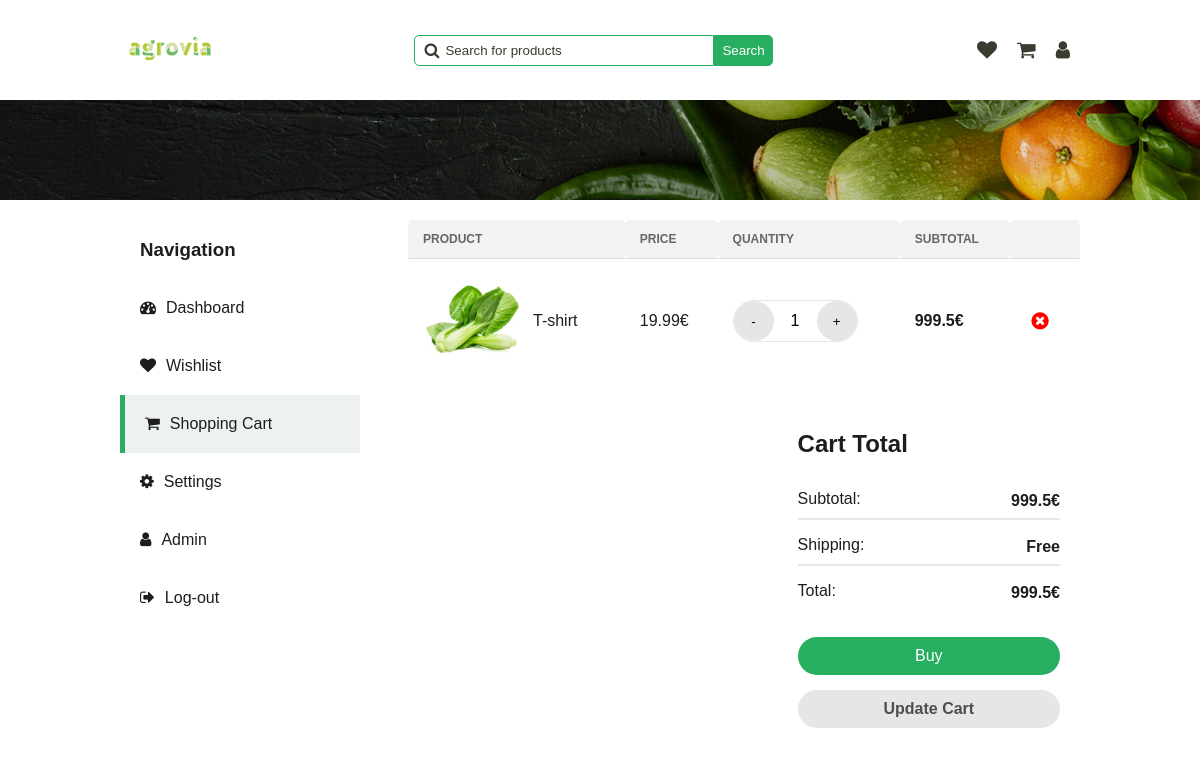
/pages/shopping-cart.php (signed in), run on an earlier commit of the app's database.
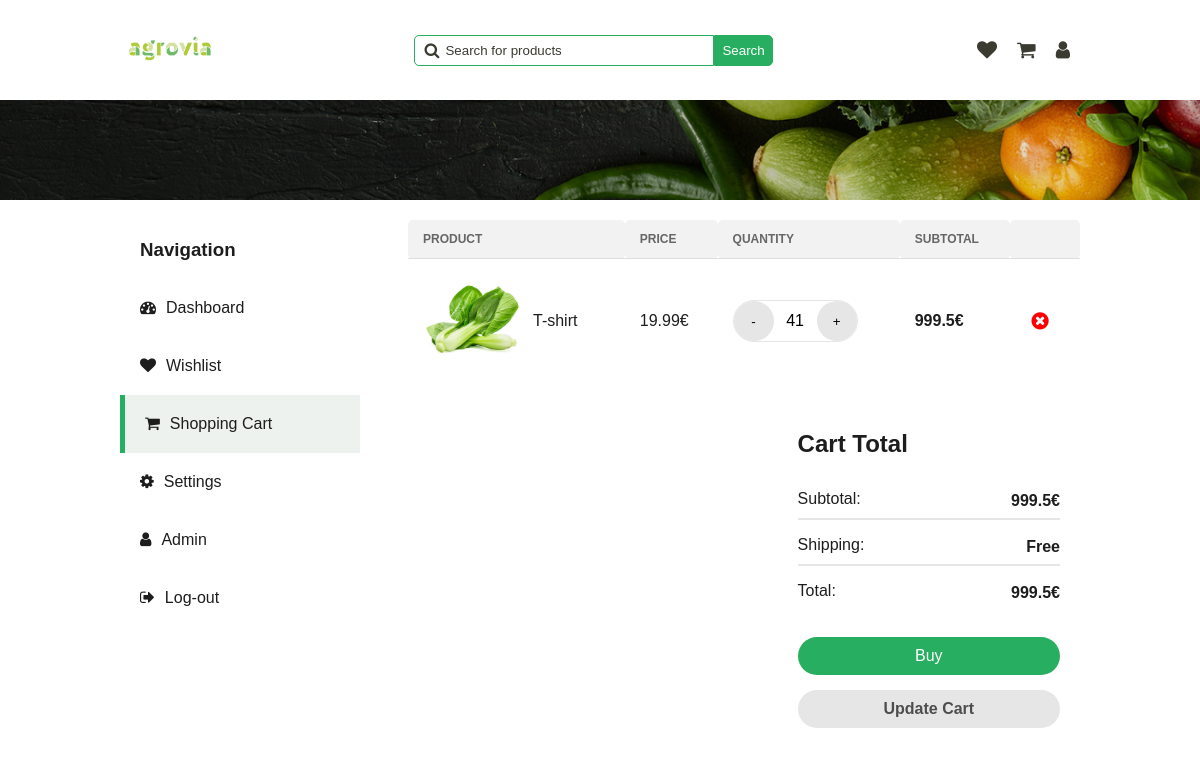
And on a later commit of the database.
### tables this page shows
CREATE TABLE UserSaved (
  id INTEGER PRIMARY KEY,
  user_id INTEGER,
  announce_id INTEGER,
  quantity_selected INTEGER,
  is_in_cart BOOLEAN,
  is_in_favourite BOOLEAN,
  FOREIGN KEY (user_id) REFERENCES User(id),
  FOREIGN KEY (announce_id) REFERENCES Announce(id)
);

CREATE TABLE Announce (
  id INTEGER PRIMARY KEY,
  id_category INTEGER,
  image TEXT,
  title TEXT,
  description TEXT,
  price FLOAT,
  quantity INTEGER,
  rating INTEGER,
  out_of_stock BOOLEAN,
  FOREIGN KEY (id_category) REFERENCES Category(id)
);

### php/user.php (called while the page is built)
<?php
require '../php/pdo.php';
function get_user_by_id($id_user)
{
    global $pdo;
    $query = "SELECT * FROM User WHERE id = :id_user";
    $stmt = $pdo->prepare($query);
    $stmt->bindParam(':id_user', $id_user);
    $stmt->execute();
    $user = $stmt->fetch(PDO::FETCH_ASSOC);
    return $user;
}

### php/announce.php (called while the page is built, shortened)
<?php
require '../php/pdo.php';
function get_shopping_cart_by_user_id($user_id)
{
    global $pdo;
    $query = "SELECT Announce.*, UserSaved.quantity_selected
              FROM Announce
              JOIN UserSaved ON Announce.id = UserSaved.announce_id
              WHERE UserSaved.user_id = :user_id AND UserSaved.is_in_cart = 1
             ";
    $stmt = $pdo->prepare($query);
    $stmt->bindParam(':user_id', $user_id);
    $stmt->execute();
    $shopping_cart = $stmt->fetchAll(PDO::FETCH_ASSOC);
    return $shopping_cart;
}
?>

### pages/shopping-cart.php (the view, shortened to what this page needs)
<!DOCTYPE html>
<html lang="en">
<head>
    <link rel="stylesheet" href="../styles/dashboard.css" onload="load_theme()">
    <link rel="stylesheet" href="../styles/main-header.css">
    <link rel="stylesheet" href="../styles/shopping-cart.css">
    <link rel="stylesheet" href="../styles/wishlist.css">
    <link rel="stylesheet" href="https://cdnjs.cloudflare.com/ajax/libs/font-awesome/4.7.0/css/font-awesome.min.css">
</head>
<body>
    <header>
        <a href="../pages/home.php"><img src="../assets/logo/agrovia-green.png" alt="logo"></a>
        <div class="search-bar">
            <span>
                <i class="fa fa-search"></i>
                <input type="text" name="search" id="search" placeholder="Search for products"
                    onkeydown="if(event.keyCode === 13) search()">
            </span>
            <button onclick="search()">Search</button>
        </div>
        <div class="user">
            <a href="../pages/user/wishlist.html">
                <i class="fa fa-heart"></i>
            </a>
            <a href="../pages/user/cart.html">
                <i class="fa fa-shopping-cart"></i>
            </a>
            <a href="../pages/dashboard.php">
                <i class="fa fa-user"></i>
            </a>
        </div>
    </header>
    <div class="separator-background"></div>
    <?php
    require "../php/user.php";
    require "../php/announce.php";
    $user = get_user_by_id($_SESSION['user_id']);
    $shopping_cart_announce = get_shopping_cart_by_user_id($_SESSION['user_id']);
    $total_price = 0;
    ?>
    <div class="main-container">
        <section class="navigation">
            <h3>Navigation</h3>
            <a href="../pages/dashboard.php">
                <i class="fa fa-tachometer" aria-hidden="true"></i>
                <span>Dashboard</span>
            </a>
            <a href="../pages/wishlist.php">
                <i class="fa fa-heart"></i>
                <span>Wishlist</span>
            </a>
            <a href="../pages/shopping-cart.php" class="active">
                <i class="fa fa-shopping-cart"></i>
                <span>Shopping Cart</span>
            </a>
            <a href="../pages/settings.php">
                <i class="fa fa-gear"></i>
                <span>Settings</span>
            </a>
            <?php
            if ($user['is_admin']) {
                echo '<a href="../pages/admin.php"><i class="fa fa-user"></i><span>Admin</span></a>';
            }
            ?>
            <a href="../php/log-out.php">
                <i class="fa fa-sign-out"></i>
                Log-out
            </a>
        </section>
        <section class="tab-content shopping-cart-section">
            <table>
                <tr>
                    <th>Product</th>
                    <th>Price</th>
                    <th>Quantity</th>
                    <th>Subtotal</th>
                    <th></th>
                </tr>
                <?php foreach ($shopping_cart_announce as $item): ?>
                    <tr id="wishlist-item-<?php echo $item['id']; ?>">
                        <td class="product">
                            <img src="<?php echo $item['image']; ?>" alt="product">
                            <span><?php echo $item['title']; ?></span>
                        </td>
                        <td id="price-<?php echo $item['id']; ?>">
                            <?php echo $item['price']; ?>€
                        </td>
                        <td class="stock-status">
                            <span>
                                <div class="manage-quantity">
                                    <button class="increment" onclick="decrement(<?php echo $item['id']; ?>)">-</button>
                                    <span
                                        id="count-<?php echo $item['id']; ?>"><?php echo $item['quantity_selected']; ?></span>
                                    <button class="decrement" onclick="increment(<?php echo $item['id']; ?>)">+</button>
                                </div>
                            </span>
                        </td>
                        <td>
                            <strong class="subtotal" id="subtotal-<?php echo $item['id']; ?>">
                                <?php echo $item['price'] * $item['quantity']; ?>€
                            </strong>
                        </td>
                        <td>
                            <button class="delete-btn" onclick="delete_wishlist_item(<?php echo $item['id']; ?>)">
                                <i class="fa fa-times-circle" aria-hidden="true"></i>
                            </button>
                        </td>
                    </tr>
                    <?php
                    $total_price += $item['price'] * $item['quantity'];
                endforeach;
                ?>
            </table>
            <section class="total">
                <h3>Cart Total</h3>
                <span class="subtotal-price">
                    Subtotal: <span class="total-price"><?php echo $total_price; ?>€</span>
                </span>
                <hr>
                <span class="shipping-price">
                    Shipping: <span>Free</span>
                </span>
                <hr>
                <span>
                    Total: <span class="total-price"><?php echo $total_price; ?>€</span>
                </span>
                <button class="buy" onclick="">Buy</button>
                <button class="update" id="update-cart" onclick="update_cart();">Update Cart</button>
            </section>
        </section>
    </div>
</body>
</html>

### styles/dashboard.css (style rules this page uses)
.main-container { margin-top: 120px; display: flex; justify-content: space-between; }
.main-container .navigation { display: flex; justify-content: flex-start; flex-direction: column; background-color: var(--white); width: 25%; border-radius: 5px; height: max-content; }
.main-container .navigation h3 { color: var(--dark); padding: 0px 20px 0 20px; }
.main-container .navigation a { padding: 20px; display: flex; justify-content: flex-start; text-decoration: none; color: var(--dark); }
.main-container .navigation a.active { background-color: var(--light-hover-green); border-left: 5px solid var(--secondary); }
.main-container .navigation a i { margin-right: 10px; }
.tab-content { padding: 20px; width: 70%; background-color: var(--white); border-radius: 5px; }

### styles/main-header.css (style rules this page uses)
header { display: flex; justify-content: space-between; align-items: center; }
header a img { width: 100px; }
header .search-bar { display: flex; align-items: center; }
header .search-bar span { display: flex; align-items: center; position: relative; }
header .search-bar span i { position: absolute; left: 10px; color: var(--text); }
header .search-bar span input { padding: 7px; border: 1px solid var(--secondary); border-radius: 5px 0 0 5px; padding-left: 30px; min-width: 300px; }
header .search-bar span input::placeholder { color: var(--text); position: absolute; left: 30px; }
header .search-bar button { padding: 7px; border-radius: 0 5px 5px 0; background-color: var(--secondary); color: var(--white); border: 1px solid var(--secondary); cursor: pointer; }
header .user { display: flex; align-items: center; }
header .user a { text-decoration: none; padding: 10px; }
header .user a i { font-size: 20px; color: var(--text); }
.separator-background { background-image: url("../../assets/backgrounds/separator-background.png"); background-size: cover; background-position: center; background-repeat: no-repeat; width: 100%; height: 100px; position: absolute; left: 0; }

### styles/shopping-cart.css (style rules this page uses)
.tab-content { background-color: transparent; width: 70%; padding: 0; display: flex; align-items: flex-end; flex-direction: column; }
.tab-content table { border-radius: 5px; border: none; width: 100%; border-collapse: collapse; background-color: var(--white); margin-bottom: 22px; }
table tr th { border-radius: 5px; }
table tr:last-child td { border-bottom: none; }
.manage-quantity { display: flex; align-items: center; justify-content: space-between; background-color: var(--white); border-radius: 35px; width: 125px; border: 1px solid var(--light-stroke); }
.manage-quantity button { padding: 12px; width: 40px; height: 40px; border-radius: 50%; border: none; cursor: pointer; background-color: var(--light-stroke); }
.manage-quantity span { width: 25px; text-align: center; border: none; background-color: transparent; color: black; }
.total { display: flex; flex-direction: column; background: white; height: fit-content; padding: 20px; border-radius: 5px; color: var(--dark); width: 45%; }
.total h3 { font-size: 1.5rem; margin-top: 5px; }
.total hr { border: 1px solid var(--light-stroke); width: 100%; }
.total span { display: flex; justify-content: space-between; margin-top: 5px; align-items: center; }
.total span > span { font-weight: 700; }
.total .buy, .total .update { padding: 10px 20px; font-size: 1rem; background-color: var(--secondary); color: white; border: none; border-radius: 50px; cursor: pointer; transition: background-color 0.3s ease; width: 100%; margin-top: 35px; }
.total .update { margin-top: 15px; background-color: var(--light-stroke); color: #4d4d4d; font-weight: 700; }

### styles/wishlist.css (style rules this page uses)
table { width: 100%; border-collapse: collapse; border-spacing: 0; border: 1px solid var(--light-stroke); }
th, td { padding: 12px 15px; text-align: left; border-bottom: 1px solid #ddd; }
td { color: var(--dark); font-weight: 500; }
td.product { display: flex; align-items: center; }
td.product span { margin-left: 10px; }
th { background-color: #f2f2f2; color: #666; text-transform: uppercase; font-size: 12px; }
img { max-width: 100px; height: auto; display: block; }
.delete-btn { background-color: transparent; outline: none; border: none; color: var(--error); cursor: pointer; }
.delete-btn i { font-size: 20px; }

What changed in the data, as far as the page shows it:
changed usersaved "T-shirt": quantity_selected "1" → "41"
